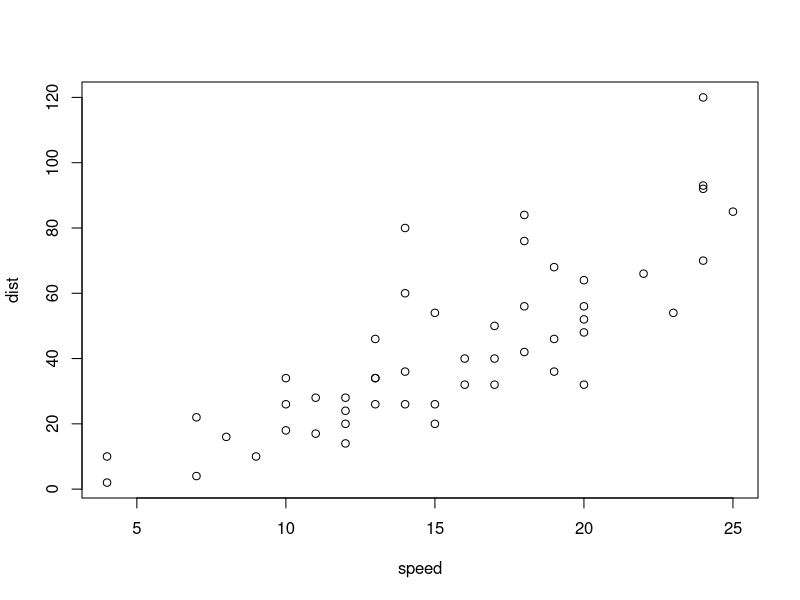
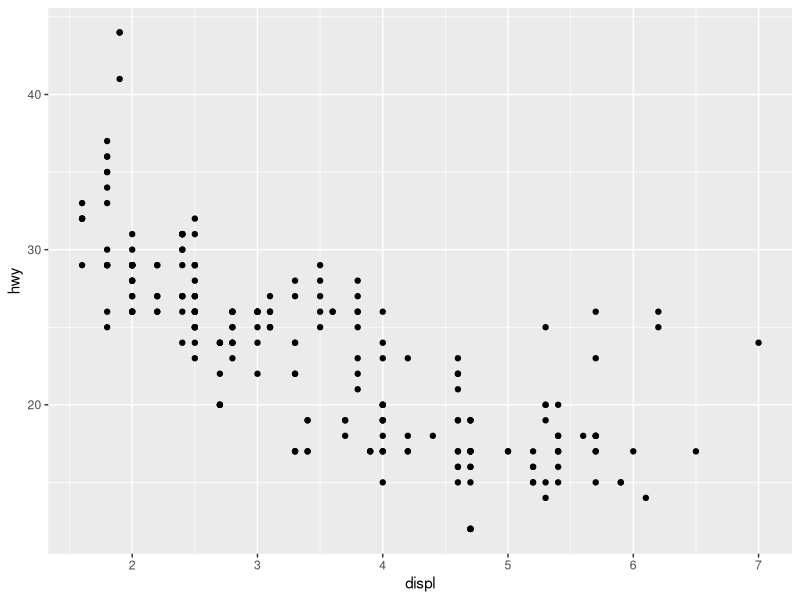
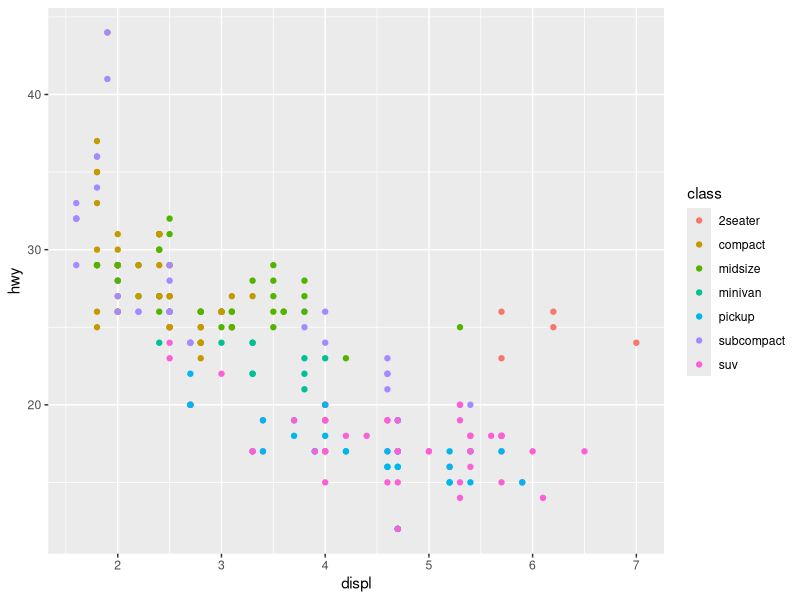
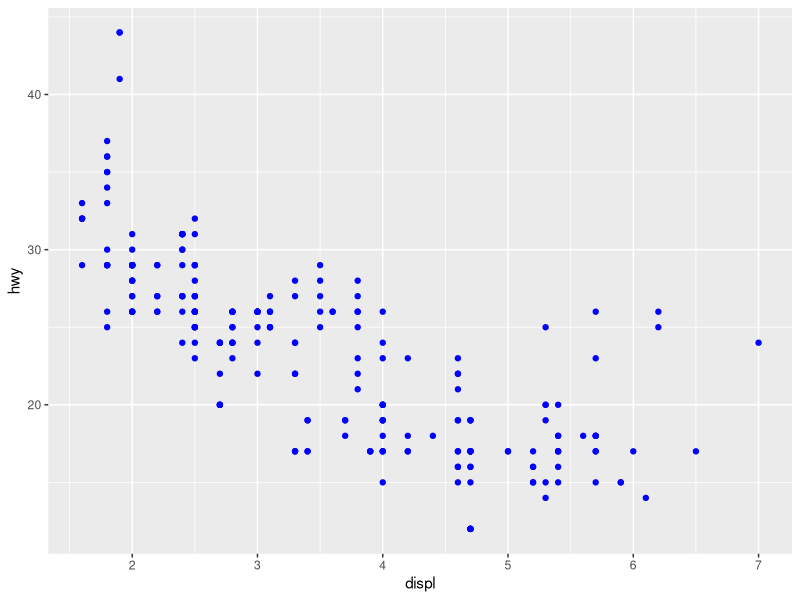
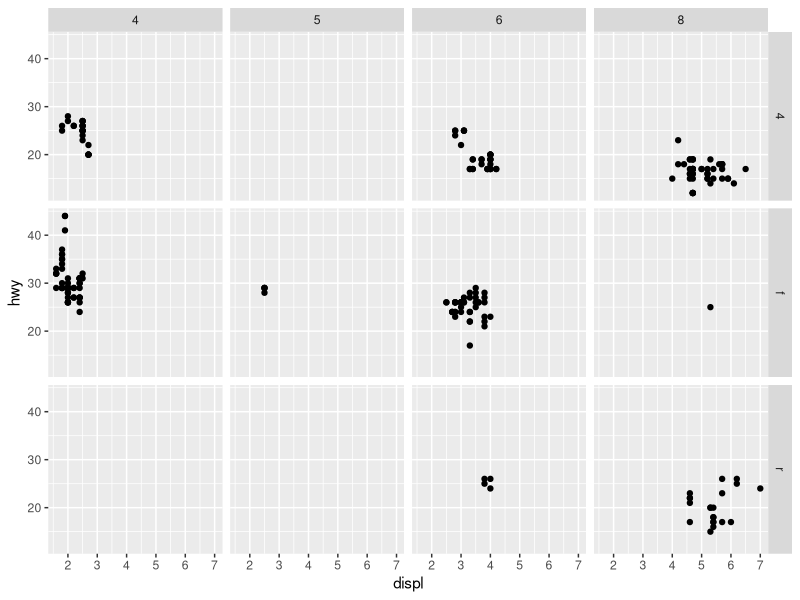

Generate these figures, in order, with R:
## ---- chunk 1
plot(cars)
## ---- chunk 2
library(tidyverse)
ggplot(data = mpg) +
geom_point(mapping = aes(x = displ, y = hwy))
## ---- chunk 3
ggplot(data = mpg) +
geom_point(mapping = aes(x = displ, y = hwy, color = class))
## ---- chunk 4
ggplot(data = mpg) +
geom_point(mapping = aes(x = displ, y = hwy), color = "blue"
)
## ---- chunk 5
ggplot(data = mpg) +
geom_point(mapping = aes(x = displ, y = hwy)) +
facet_grid(drv ~ cyl)
